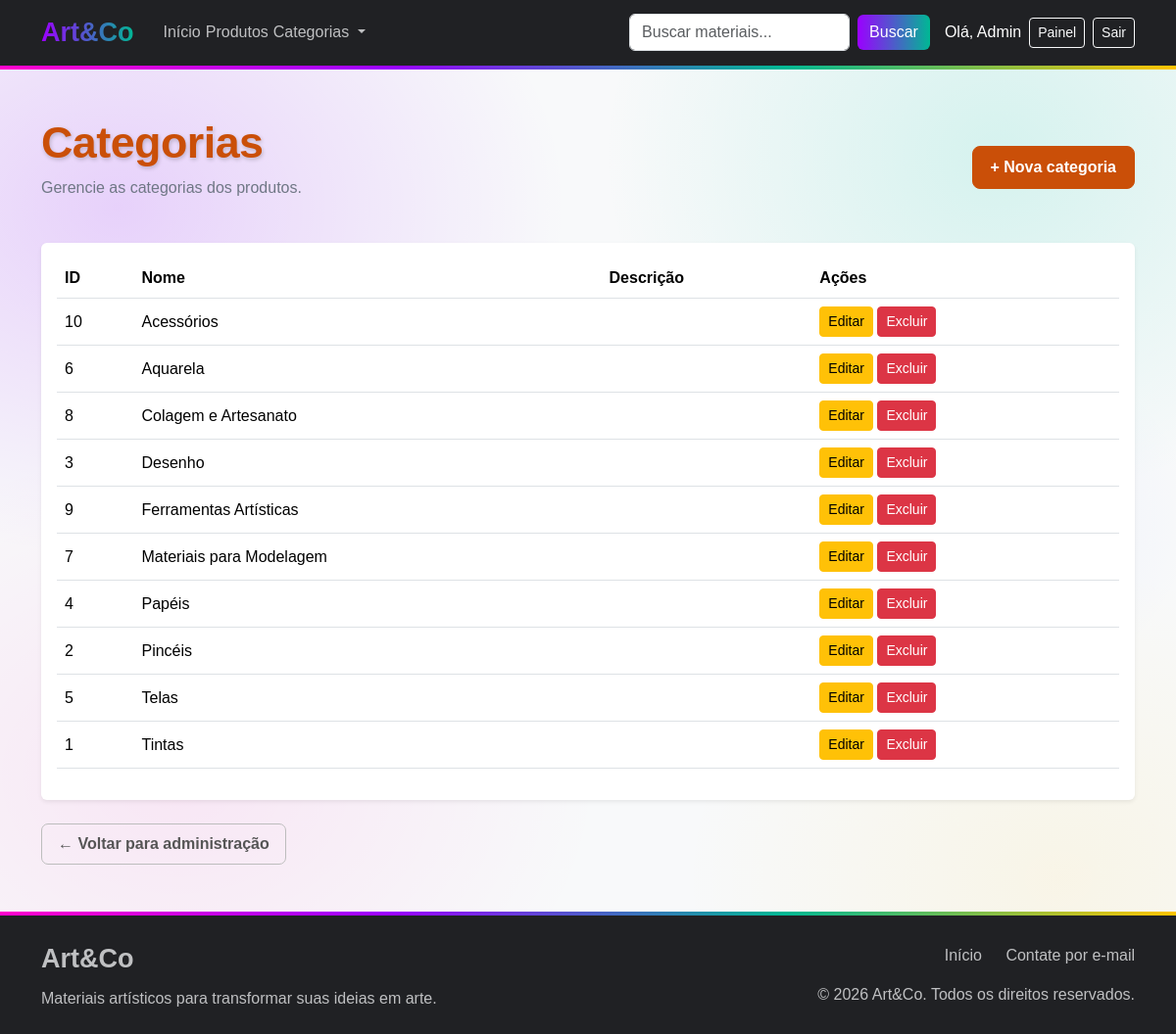
The page /admin/categorias/index.php (signed in) on the database its author committed.
### tables this page shows
CREATE TABLE `categorias` (
  `id` int(11) NOT NULL,
  `nome` varchar(100) NOT NULL,
  `descricao` varchar(255) DEFAULT NULL
);

### admin/categorias/index.php (the view, shortened to what this page needs)
<?php
require_once "../../config.php";
?>
<!DOCTYPE html>
<html lang="pt-BR">
<head>
    <link
        href="https://cdn.jsdelivr.net/npm/bootstrap@5.3.3/dist/css/bootstrap.min.css"
        rel="stylesheet"
    >
    <link rel="stylesheet" href="../../src/css/style.css">
</head>
<body>
<?php
require_once "../../componentes/navbar.php";
?>
<div class="container py-5">
    <div class="d-flex justify-content-between align-items-center mb-4">
        <div>
            <h1 class="titulo-pagina">Categorias</h1>
            <p class="subtitulo-pagina">
                Gerencie as categorias dos produtos.
            </p>
        </div>
        <a href="cadastrar.php" class="btn btn-artco">
            + Nova categoria
        </a>
    </div>
    <?php if (count($categorias) === 0): ?>
        <div class="alert alert-info">
            Nenhuma categoria cadastrada.
        </div>
    <?php else: ?>
        <div class="card shadow-sm border-0">
            <div class="card-body">
                <div class="table-responsive">
                    <table class="table table-hover align-middle">
                        <thead>
                            <tr>
                                <th>ID</th>
                                <th>Nome</th>
                                <th>Descrição</th>
                                <th>Ações</th>
                            </tr>
                        </thead>
                        <tbody>
                        <?php foreach ($categorias as $categoria): ?>
                            <tr>
                                <td>
                                    <?= (int) $categoria["id"] ?>
                                </td>
                                <td>
                                    <?= htmlspecialchars($categoria["nome"]) ?>
                                </td>
                                <td>
                                </td>
                                <td>
                                    <a
                                        href="editar.php?id=<?= (int) $categoria["id"] ?>"
                                        class="btn btn-sm btn-warning"
                                    >
                                        Editar
                                    </a>
                                    <form
                                        action="excluir.php"
                                        method="POST"
                                        class="d-inline"
                                        onsubmit="return confirm('Tem certeza que deseja excluir esta categoria?');"
                                    >
                                        <button
                                            type="submit"
                                            class="btn btn-sm btn-danger"
                                        >
                                            Excluir
                                        </button>
                                    </form>
                                </td>
                            </tr>
                        <?php endforeach; ?>
                        </tbody>
                    </table>
                </div>
            </div>
        </div>
    <?php endif; ?>
    <div class="mt-4">
        <a href="../index.php" class="btn btn-voltar">
            ← Voltar para administração
        </a>
    </div>
</div>
<?php require_once "../../componentes/footer.php"; ?>
</body>
</html>

### src/css/style.css (style rules this page uses)
:root { --artco-fundo: #f8f9fa; --artco-roxo: #8f00ff; --artco-verde: #00c9a7; --artco-azul: #265eff; --artco-rosa: #ff00b4; --artco-amarelo: #ffc107; --artco-titulo: #ca4f08; --artco-subtitulo: #6f7785; }
.titulo-pagina { color: var(--artco-titulo); font-size: 2.8rem; font-weight: 800; letter-spacing: -0.5px; margin-bottom: 8px; text-shadow: 1px 2px 4px rgba(0, 0, 0, 0.20); }
.subtitulo-pagina { color: var(--artco-subtitulo); font-size: 1rem; margin-bottom: 20px; }
.btn-artco { background-color: var(--artco-titulo); color: #fff; border: 1px solid var(--artco-titulo); font-weight: 600; padding: 9px 18px; border-radius: 8px; transition: all 0.2s ease; }
.btn-voltar { background-color: transparent; border: 1px solid #bdbdbd; color: #555; font-weight: 600; padding: 8px 16px; border-radius: 7px; transition: all 0.2s ease; }

### rows shown on the page
categorias: id "10", nome "Acessórios"
categorias: id "6", nome "Aquarela"
categorias: id "8", nome "Colagem e Artesanato"
categorias: id "3", nome "Desenho"
categorias: id "9", nome "Ferramentas Artísticas"
categorias: id "7", nome "Materiais para Modelagem"
categorias: id "4", nome "Papéis"
categorias: id "2", nome "Pincéis"
categorias: id "5", nome "Telas"
categorias: id "1", nome "Tintas"

### other values the page prints
$nomeUsuario "Admin"
